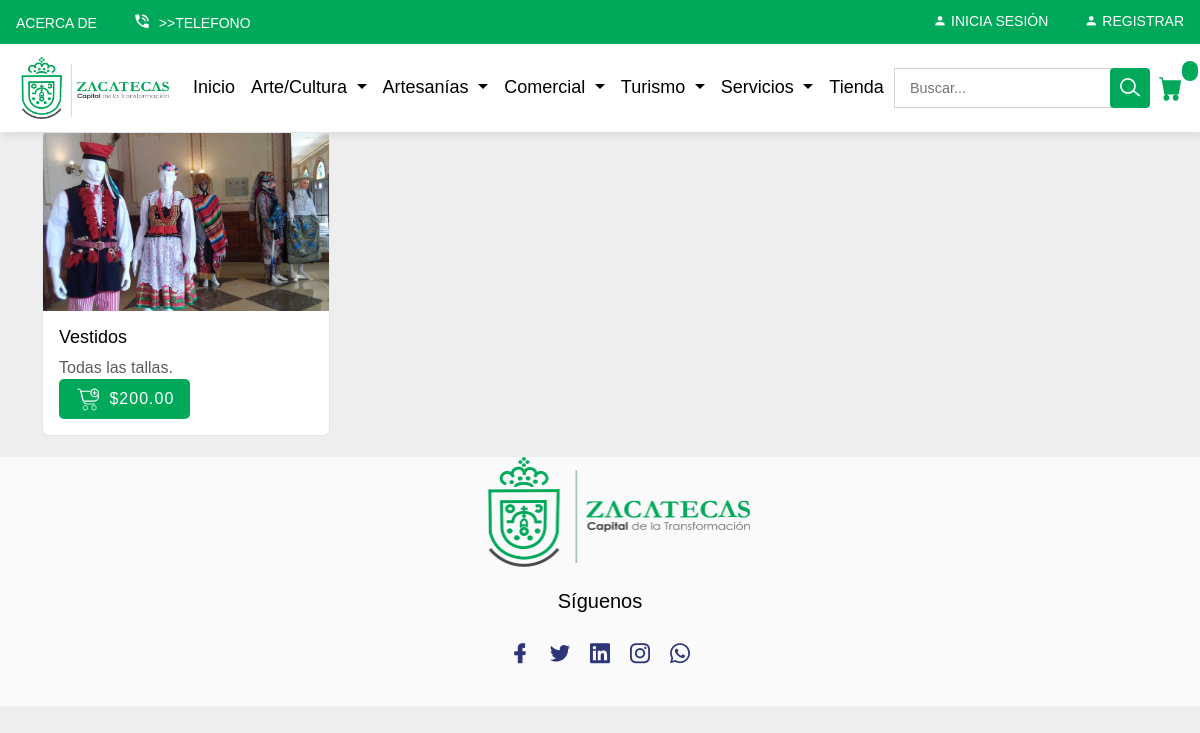
The page /ver_producto/01/ on the database its author committed.
### principal/models.py (models this page shows, shortened)
class Producto(models.Model):
    vendedor = models.ForeignKey(
        User,
        verbose_name='Vendedor',
        on_delete=models.CASCADE, blank=False, null=False)
    nombre = models.CharField(max_length=30, blank=False, null=False)
    imagen = models.ImageField(
        "Imagen",
        upload_to='principal',
        blank=True,
        null=True)
    precio = models.DecimalField(max_digits=10, decimal_places=2)
    stock = models.PositiveIntegerField(default=0)
    categoria = models.ForeignKey(
        'principal.Categoria', verbose_name='Categoria',  on_delete=models.CASCADE)
    descripcion = models.CharField(
        "Descripción",
        max_length=250,
        null=True,
        blank=True)
    slug = models.SlugField()

### principal/views.py (the view)
# urls.py: path('ver_producto/<slug>/', views.VerProducto.as_view(), name='ver_producto'),
class VerProducto(DetailView):
    model = Producto
    template_name = "principal/detalleProducto.html"
    context_object_name = "producto"

### principal/templates/principal/detalleProducto.html (shortened to what this page needs)
{% extends 'base.html' %}
{% load static %}
{% block body %}
<section>
  <div class="container">
    <div class="row">
      <div class="col-lg-4 col-sm-6">
        <div class="card" style="width: 18rem">
          <img
            class="card-img-top"
            src="{% if producto.imagen %}/media/{{MEDIA_URL}}{{producto.imagen}}{% else %}{% static 'images/product_placeholder.png' %}{% endif %}"
            alt="{{producto.nombre}}"
            alt="Card image cap"
          />
          <div class="card-body">
            <h5 class="card-title">{{producto.nombre}}</h5>
            <p class="card-text">{{producto.descripcion}}.</p>
            <form action="{% url 'ordenes:agregar' producto.slug%}" method="post">
              <button type="submit" class="main-btn secondary-1-btn">
                <img src="{% static 'images/icon-svg/cart-7.svg' %}" alt="" />
                ${{producto.precio}}
              </button>
            </form>
          </div>
        </div>
      </div>
    </div>
  </div>
</section>
{% endblock body %}

### rows shown on the page
Producto: imagen (picture), nombre "Vestidos", descripcion "Todas las tallas", precio "200.00"
